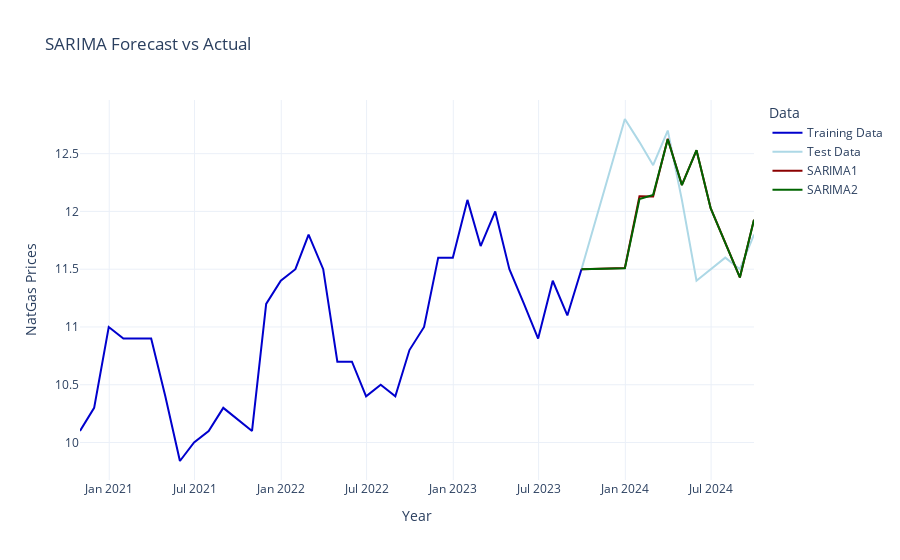

The cell this chart's notebook holds for it:
### Code cell
# Create an interactive figure
fig = go.Figure()

# Add training data as a line plot
fig.add_trace(go.Scatter(
    x=training["Dates"],
    y=training["Prices"],
    mode='lines',
    name='Training Data',
    line=dict(color='mediumblue')
))

# Add test data as a line plot with smooth transition from training data
fig.add_trace(go.Scatter(
    x=test_with_last_training["Dates"],
    y=test_with_last_training["Prices"],
    mode='lines',
    name='Test Data',
    line=dict(color='lightblue')
))

# Add SARIMA1 predictions as a line plot with smooth transition from training data
fig.add_trace(go.Scatter(
    x=pred1.index,
    y=pred1,
    mode='lines',
    name='SARIMA1',
    line=dict(color='darkred')
))

# Add SARIMA2 predictions as a line plot with smooth transition from training data
fig.add_trace(go.Scatter(
    x=pred2.index,
    y=pred2,
    mode='lines',
    name='SARIMA2',
    line=dict(color='darkgreen')
))

# Update layout for the interactive plot
fig.update_layout(
    title='SARIMA Forecast vs Actual',
    xaxis_title='Year',
    yaxis_title='NatGas Prices',
    legend_title='Data',
    template='plotly_white',
    hovermode='x unified'  # Show hover information for all traces at the same x-value
)

# Save the figure to the img directory
#save_plotly_figure(fig, 'img/ARIMAtest', format='png')

# Display the interactive plot
fig.show()

### Figure 1 — Plotly figure (JSON) as saved in the notebook; plotly's stock layout.template omitted (floating-point values rounded to 4 significant figures)
{"data": [{"line": {"color": "mediumblue"}, "mode": "lines", "name": "Training Data", "type": "scatter", "x": ["2020-10-31T00:00:00", "2020-11-30T00:00:00", "2020-12-31T00:00:00", "2021-01-31T00:00:00", "2021-02-28T00:00:00", "2021-03-31T00:00:00", "2021-04-30T00:00:00", "2021-05-31T00:00:00", "2021-06-30T00:00:00", "2021-07-31T00:00:00", "2021-08-31T00:00:00", "2021-09-30T00:00:00", "2021-10-31T00:00:00", "2021-11-30T00:00:00", "2021-12-31T00:00:00", "2022-01-31T00:00:00", "2022-02-28T00:00:00", "2022-03-31T00:00:00", "2022-04-30T00:00:00", "2022-05-31T00:00:00", "2022-06-30T00:00:00", "2022-07-31T00:00:00", "2022-08-31T00:00:00", "2022-09-30T00:00:00", "2022-10-31T00:00:00", "2022-11-30T00:00:00", "2022-12-31T00:00:00", "2023-01-31T00:00:00", "2023-02-28T00:00:00", "2023-03-31T00:00:00", "2023-04-30T00:00:00", "2023-05-31T00:00:00", "2023-06-30T00:00:00", "2023-07-31T00:00:00", "2023-08-31T00:00:00", "2023-09-30T00:00:00"], "y": [10.1, 10.3, 11, 10.9, 10.9, 10.9, 10.4, 9.84, 10, 10.1, 10.3, 10.2, 10.1, 11.2, 11.4, 11.5, 11.8, 11.5, 10.7, 10.7, 10.4, 10.5, 10.4, 10.8, 11, 11.6, 11.6, 12.1, 11.7, 12, 11.5, 11.2, 10.9, 11.4, 11.1, 11.5]}, {"line": {"color": "lightblue"}, "mode": "lines", "name": "Test Data", "type": "scatter", "x": ["2023-09-30T00:00:00", "2023-12-31T00:00:00", "2024-01-31T00:00:00", "2024-02-29T00:00:00", "2024-03-31T00:00:00", "2024-04-30T00:00:00", "2024-05-31T00:00:00", "2024-06-30T00:00:00", "2024-07-31T00:00:00", "2024-08-31T00:00:00", "2024-09-30T00:00:00"], "y": [11.5, 12.8, 12.6, 12.4, 12.7, 12.1, 11.4, 11.5, 11.6, 11.5, 11.8]}, {"line": {"color": "darkred"}, "mode": "lines", "name": "SARIMA1", "type": "scatter", "x": ["2023-09-30T00:00:00", "2023-12-31T00:00:00", "2024-01-31T00:00:00", "2024-02-29T00:00:00", "2024-03-31T00:00:00", "2024-04-30T00:00:00", "2024-05-31T00:00:00", "2024-06-30T00:00:00", "2024-07-31T00:00:00", "2024-08-31T00:00:00", "2024-09-30T00:00:00"], "y": [11.5, 11.51, 12.13, 12.13, 12.63, 12.23, 12.53, 12.03, 11.73, 11.43, 11.93]}, {"line": {"color": "darkgreen"}, "mode": "lines", "name": "SARIMA2", "type": "scatter", "x": ["2023-09-30T00:00:00", "2023-12-31T00:00:00", "2024-01-31T00:00:00", "2024-02-29T00:00:00", "2024-03-31T00:00:00", "2024-04-30T00:00:00", "2024-05-31T00:00:00", "2024-06-30T00:00:00", "2024-07-31T00:00:00", "2024-08-31T00:00:00", "2024-09-30T00:00:00"], "y": [11.5, 11.51, 12.11, 12.14, 12.62, 12.23, 12.53, 12.03, 11.73, 11.43, 11.93]}], "layout": {"hovermode": "x unified", "legend": {"title": {"text": "Data"}}, "title": {"text": "SARIMA Forecast vs Actual"}, "xaxis": {"title": {"text": "Year"}}, "yaxis": {"title": {"text": "NatGas Prices"}}}}
